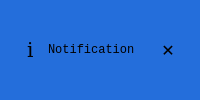
         <widget class="QFrame" name="notifFrame">
          <property name="styleSheet">
           <string notr="true">QFrame{
	background-color: #246EDB;
    padding: 2px 6px;
    text-align: center;
    text-decoration: none;
	border-color: grey;
    border-style:solid;
    border-width: 0px;
    border-radius: 15px;
    font-family:'Courier New', Courier, monospace;
    margin: 10px;
}</string>
          </property>
          <layout class="QHBoxLayout" name="horizontalLayout_5">
           <item>
            <widget class="QLabel" name="notifIcon">
             <property name="sizePolicy">
              <sizepolicy hsizetype="Fixed" vsizetype="Fixed">
               <horstretch>0</horstretch>
               <verstretch>0</verstretch>
              </sizepolicy>
             </property>
             <property name="font">
              <font>
               <family>Georgia</family>
               <pointsize>15</pointsize>
               <underline>false</underline>
               <strikeout>false</strikeout>
              </font>
             </property>
             <property name="styleSheet">
              <string notr="true">  padding: 0px 0px;
    text-align: center;
    text-decoration: none;
	border-width: 0px;
    font-family:'Georgia';
    margin: 0px;</string>
             </property>
             <property name="text">
              <string>ⅰ</string>
             </property>
            </widget>
           </item>
           <item>
            <widget class="QLabel" name="notifText">
             <property name="font">
              <font>
               <family>Courier New</family>
               <underline>false</underline>
               <strikeout>false</strikeout>
              </font>
             </property>
             <property name="styleSheet">
              <string notr="true">
    padding: 0px 0px;
    text-align: center;
    text-decoration: none;
	border-width: 0px;
    font-family:'Courier New', Courier, monospace;
    margin: 5px;</string>
             </property>
             <property name="text">
              <string>Notification</string>
             </property>
             <property name="wordWrap">
              <bool>true</bool>
             </property>
            </widget>
           </item>
           <item>
            <widget class="QPushButton" name="notifDelButton">
             <property name="sizePolicy">
              <sizepolicy hsizetype="Fixed" vsizetype="Fixed">
               <horstretch>0</horstretch>
               <verstretch>0</verstretch>
              </sizepolicy>
             </property>
             <property name="maximumSize">
              <size>
               <width>10</width>
               <height>20</height>
              </size>
             </property>
             <property name="font">
              <font>
               <pointsize>12</pointsize>
               <underline>false</underline>
               <strikeout>false</strikeout>
              </font>
             </property>
             <property name="styleSheet">
              <string notr="true">	background-color: transparent;
    text-align: center;
    text-decoration: none;
	border-color: grey;
    border-style:solid;
    border-width: 0px;
    border-radius: 15px;
</string>
             </property>
             <property name="text">
              <string>✕</string>
             </property>
            </widget>
           </item>
          </layout>
         </widget>
